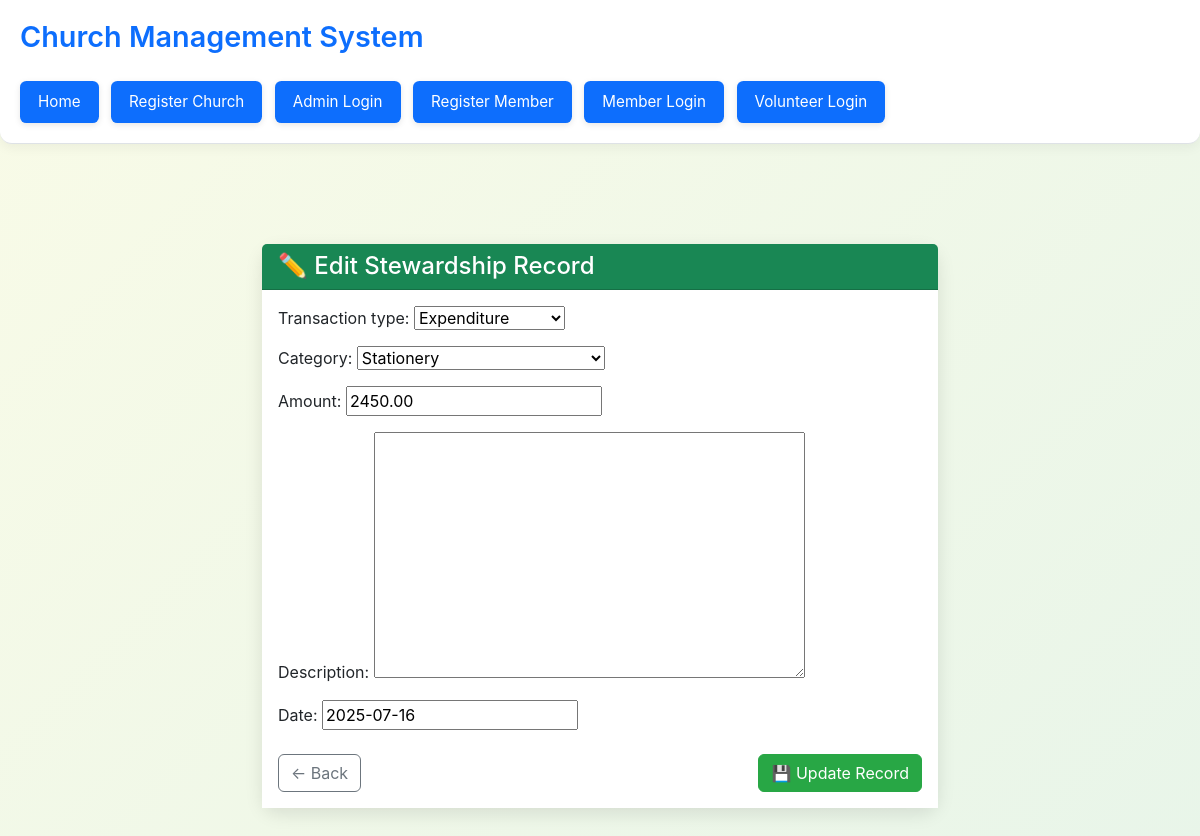
The app's page /stewardship/78/edit/ with its own data.
### church/models.py (models this page shows, shortened)
class StewardshipRecord(models.Model):
    INCOME = 'IN'
    EXPENSE = 'EX'
    OPENING = 'OP'
    TRANSACTION_TYPES = [
        (OPENING, 'Opening Balance'),
        (INCOME, 'Income'),
        (EXPENSE, 'Expenditure'),
    ]
    CATEGORY_CHOICES = [
        ('opening_balance', 'Opening Balance'),
        ('sunday_income', 'Sunday Income'),
        ('thanksgiving', 'Thanksgiving'),
        ('donation', 'Donation'),
        ('mission_offering', 'Mission Offering'),
        ('investment_return', 'Investment Return'),
        ('rental_income', 'Rental Income'),
        ('staff', 'Staff Salary/Allowance'),
        ('facilities', 'Facilities and Maintenance'),
        ('ministry', 'Ministry and Outreach'),
        ('mission_support', 'Mission Support'),
        ('admin', 'Administrative Costs'),
        ('travel', 'Travel and Conferences'),
        ('stationery', 'Stationery'),
        ('charity', 'Charity Fund'),
        ('reserve', 'Reserve and Emergency Fund'),
        ('misc', 'Miscellaneous'),
    ]
    church = models.ForeignKey('Church', on_delete=models.CASCADE)
    transaction_type = models.CharField(max_length=2, choices=TRANSACTION_TYPES)
    category = models.CharField(max_length=30, choices=CATEGORY_CHOICES)
    amount = models.DecimalField(max_digits=10, decimal_places=2)
    description = models.TextField(blank=True, null=True)
    date = models.DateField(default=timezone.now)
    created_at = models.DateTimeField(auto_now_add=True)
    is_trashed = models.BooleanField(default=False)
    trashed_at = models.DateTimeField(blank=True, null=True)

### church/views.py (the view, shortened to what this page needs)
# urls.py: path('stewardship/<int:pk>/edit/', views.StewardshipRecordUpdateView.as_view(), name='edit_stewardship_record'),
class StewardshipRecordUpdateView(UpdateView):
    model = StewardshipRecord
    form_class = StewardshipForm
    template_name = 'church/edit_record.html'
    success_url = reverse_lazy('church:stewardship_list')

### church/forms.py (shortened to what this page needs)
class StewardshipForm(forms.ModelForm):
    class Meta:
        model = StewardshipRecord
        exclude = ['church', 'is_trashed', 'trashed_at', 'created_at']

### church/templates/church/edit_record.html (shortened to what this page needs)
{% extends 'base_generic.html' %}
{% block content %}
<div class="container edit-form-container">
    <div class="card">
        <div class="card-header bg-success text-white">
            <h4 class="mb-0">✏️ Edit Stewardship Record</h4>
        </div>
        <div class="card-body bg-white">
            <form method="post">
                {{ form.as_p }}
                <div class="d-flex justify-content-between mt-4">
                    <a href="{% url 'church:stewardship_list' %}" class="btn btn-outline-secondary">← Back</a>
                    <button type="submit" class="btn btn-success">💾 Update Record</button>
                </div>
            </form>
        </div>
    </div>
</div>
{% endblock %}

### church/templates/base_generic.html (style rules this page uses)
body { background: linear-gradient(145deg, #e9ecef, #f8f9fa); font-family: 'Inter', sans-serif; min-height: 100vh; }

### church/templates/church/edit_record.html (style rules this page uses)
body { background: linear-gradient(135deg, #f9fbe7, #e8f5e9); min-height: 100vh; }
.edit-form-container { max-width: 700px; margin: 50px auto; }
.card { border: none; border-radius: 16px; box-shadow: 0 6px 18px rgba(0, 0, 0, 0.1); }
.card-header { border-top-left-radius: 16px; border-top-right-radius: 16px; }
.btn-success { background-color: #28a745; border-color: #28a745; }
.btn-outline-secondary { border-color: #6c757d; color: #6c757d; }

### records on screen
StewardshipRecord: transaction_type "Expenditure", category "Stationery", amount "2450.00", date "2025-07-16"
